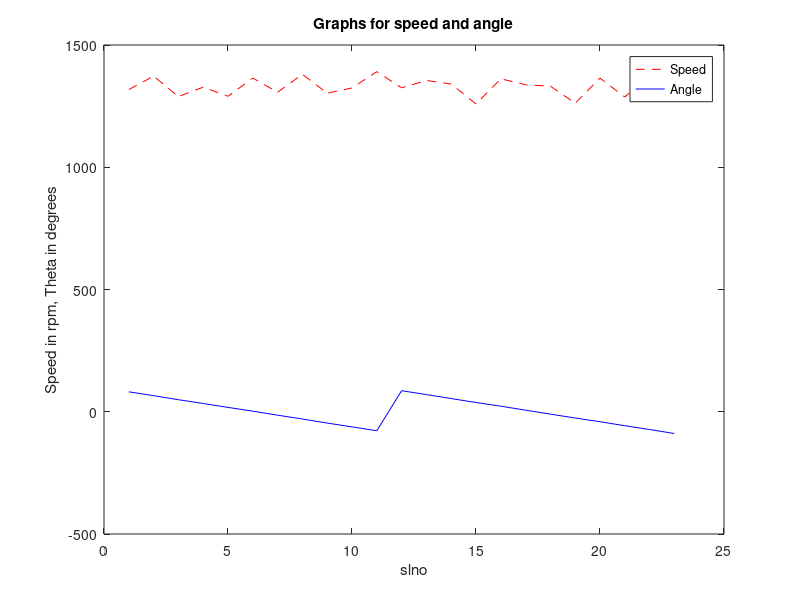

This chart was generated by the following MATLAB code:
%% Constants
C = [486 ;638];
fps = 500;
n=24;
p1=2;
p2=0;
p3=0;
slno = [1:(n-2)];

%% Initializing x-coordinate vector, y-coordinate vector, theta vector and omega vector
x = [447;377;313;268;238;223;233;256;303;363;430;504;576;644;697;734;753;751;730;689;632;566;490;418];
y = [375;396;437;492;558;627;701;769;829;868;896;902;888;855;802;742;668;593;521;463;412;383;373;381];
theta=zeros((n-1),1);
omega= zeros((n-2),1);

%% Computation of theta vector 
for i =1:(n-1)
    theta(i)=(180/pi)*(atan((y(i)-C(2))/(x(i)-C(1))));
    disp(['The value of angle in degrees is : ', num2str(theta(i))])
end

%% Computation of omega vector
for i = 1:(n-2)
     if (theta(i) > theta(i+1))
        omega(i)=abs((60/(2*pi))*(((pi/180)*(theta(i+1)-theta(i)))/(1/fps)));
    else 
        if (abs(theta(i+1) + theta(i)) < 15)
            omega(i)=p1*(abs((60/(2*pi))*(((pi/180)*(theta(i+1)+theta(i)))/(1/fps))));
        elseif(abs(theta(i+1) + theta(i)) < 20 && abs(theta(i+1) + theta(i)) > 15)
            omega(i)=p2*(abs((60/(2*pi))*(((pi/180)*(theta(i+1)+theta(i)))/(1/fps))));
        else
            omega(i)=p3*(abs((60/(2*pi))*(((pi/180)*(theta(i+1)+theta(i)))/(1/fps))));
        end
    end

    disp(['The value of speed in rpm is : ',num2str(omega(i))]);
end

%% Plot of omega vs slno and theta vs slno
plot(slno,omega,'--r');
xlabel('slno');
ylabel('Speed in rpm, Theta in degrees');
title('Graphs for speed and angle');
hold on
slno=[1:(n-1)];
plot(slno,theta,'-b');
legend('Speed','Angle');
shg

%% Calculation of average speed
avgSpeed = sum(omega)/(n-2);

%% Calculation of error
err = abs(omega-avgSpeed);

%% Calculation of mean & standard deviation of error
meanErr = sum(err)/(n-2);
VarianceErr = ((sum((err).^2))/(n-2)) -meanErr^2  ;
stndDevitnErr = sqrt(VarianceErr);

%% Display results
% disp(theta)
% disp(omega)
disp(avgSpeed);
disp(meanErr);
disp(stndDevitnErr);


